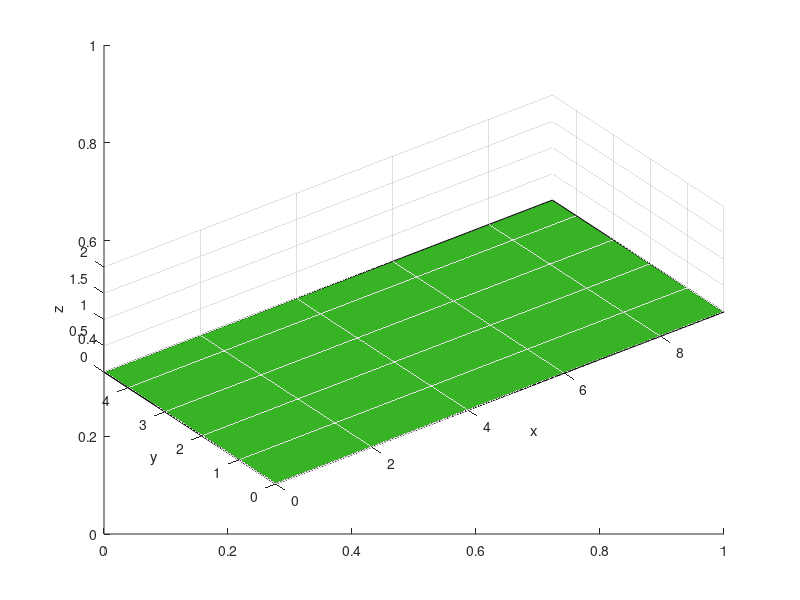

Write the MATLAB code that produced this figure. (Note: this script raises an error after producing the figure.)
%final project

hold off; clear all; close all; clc;

someAxes=axes('xlim',[0 9.32], 'ylim', [0 4.65], 'zlim', [0 2]);
rotate3d on;
grid on;
view(3);
axis equal;
hold on;
xlabel('x');
ylabel('y');
zlabel('z');
x = [0, 9.32, 9.32, 0, 0];
y = [0, 0, 4.65, 4.65, 0];

fill(x,y,[56/255 179/255 38/255]);

[xsph, ysph, zsph] = sphere(20);

cueball = ball([2, 2, ball.radius], [0, 0, 0]);
otherball = ball([4, 2, ball.radius], [-10, 0, 0]);

cueball_handle = surface(xsph,ysph,zsph);
otherball_handle = surface(xsph,ysph,zsph);

cueball_hg = hgtransform('parent', someAxes);
set(cueball_handle, 'parent', cueball_hg);
otherball_hg = hgtransform('parent', someAxes);
set(otherball_handle, 'parent', otherball_hg);
drawnow

for i = 0:0.001:1
    cueball_translation = makehgtform('translate', cueball.position);
    cueball_scaling = makehgtform('scale', cueball.radius);
    set(cueball_hg, 'matrix', cueball_translation*cueball_scaling);
    otherball_translation = makehgtform('translate', otherball.position);
    otherball_scaling = makehgtform('scale', otherball.radius);
    set(otherball_hg, 'matrix', otherball_translation*otherball_scaling);
    
    cueball.move(0.001, 0, 0, 9.32, 4.65, otherball);
    otherball.move(0.001, 0, 0, 9.32, 4.65, cueball);
    
    a = i
    
    pause(0.015);
end
